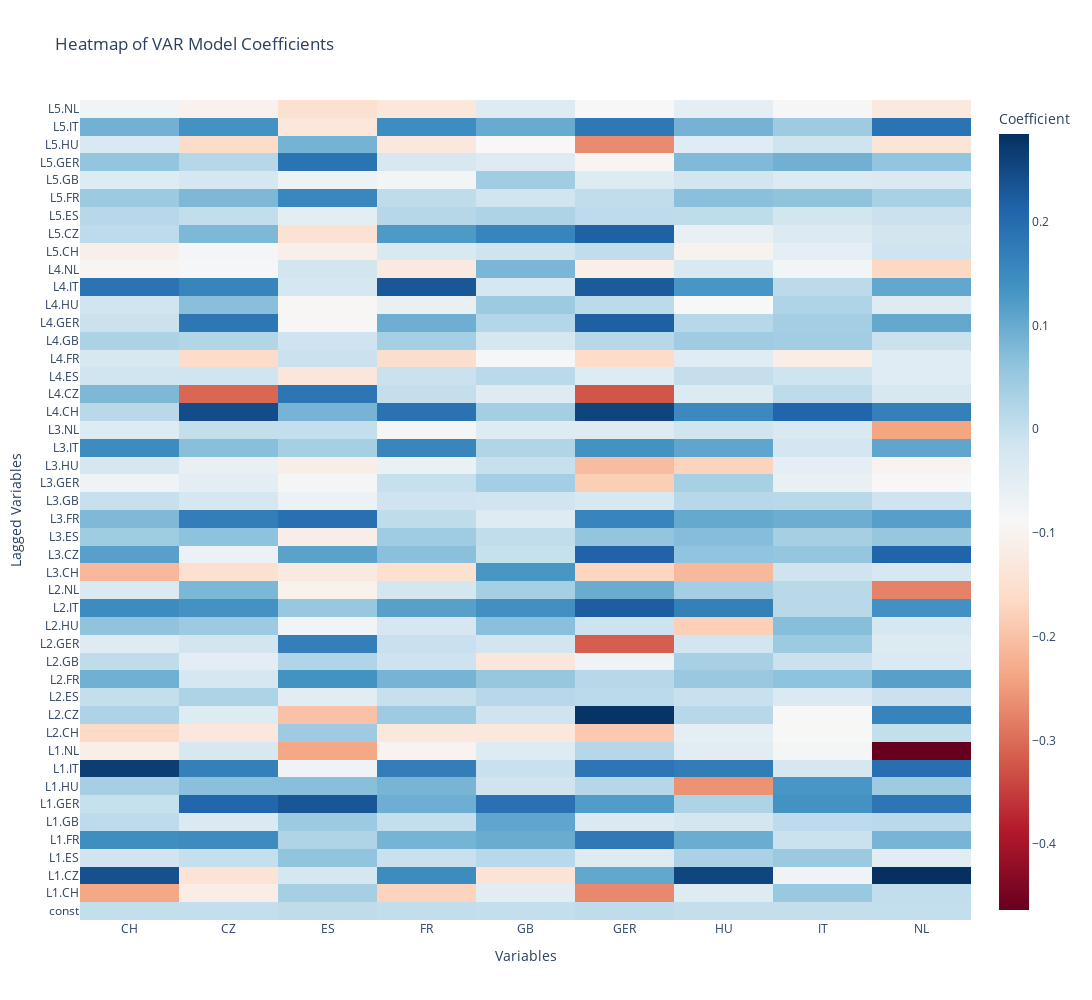

Write notebook code for a chart like this one.
### Code cell
# Assuming `one_day_lag_returns` is your DataFrame and `countries` is the list of countries
model = VAR(one_day_lag_returns[countries])
fitted_model = model.fit(5)  # Fit model with a lag order of 5

# Get the coefficients
coefficients = fitted_model.params

# Create the heatmap
fig = go.Figure(data=go.Heatmap(
    z=coefficients.values,
    x=coefficients.columns,
    y=coefficients.index,
    colorscale='RdBu',  # Use the same "coolwarm" equivalent colorscale
    colorbar=dict(title="Coefficient")
))

# Update layout for the heatmap
fig.update_layout(
    title="Heatmap of VAR Model Coefficients",
    xaxis_title="Variables",
    yaxis_title="Lagged Variables",
    width=1200,
    height=1000
)

# Show the heatmap
fig.show()

### Figure 1 — Plotly figure (JSON) as saved in the notebook; plotly's stock layout.template omitted (floating-point values rounded to 4 significant figures; data arrays with more than 128 entries replaced by an {"elided": "..."} marker saying what was removed)
{"data": [{"colorbar": {"title": {"text": "Coefficient"}}, "colorscale": [[0, "rgb(103,0,31)"], [0.1, "rgb(178,24,43)"], [0.2, "rgb(214,96,77)"], [0.3, "rgb(244,165,130)"], [0.4, "rgb(253,219,199)"], [0.5, "rgb(247,247,247)"], [0.6, "rgb(209,229,240)"], [0.7, "rgb(146,197,222)"], [0.8, "rgb(67,147,195)"], [0.9, "rgb(33,102,172)"], [1, "rgb(5,48,97)"]], "type": "heatmap", "x": ["CH", "CZ", "ES", "FR", "GB", "GER", "HU", "IT", "NL"], "y": ["const", "L1.CH", "L1.CZ", "L1.ES", "L1.FR", "L1.GB", "L1.GER", "L1.HU", "L1.IT", "L1.NL", "L2.CH", "L2.CZ", "L2.ES", "L2.FR", "L2.GB", "L2.GER", "L2.HU", "L2.IT", "L2.NL", "L3.CH", "L3.CZ", "L3.ES", "L3.FR", "L3.GB", "L3.GER", "L3.HU", "L3.IT", "L3.NL", "L4.CH", "L4.CZ", "L4.ES", "L4.FR", "L4.GB", "L4.GER", "L4.HU", "L4.IT", "L4.NL", "L5.CH", "L5.CZ", "L5.ES", "L5.FR", "L5.GB", "L5.GER", "L5.HU", "L5.IT", "L5.NL"], "z": {"elided": "46x9 float values"}}], "layout": {"height": 1000, "title": {"text": "Heatmap of VAR Model Coefficients"}, "width": 1200, "xaxis": {"autorange": true, "range": [-0.5, 8.5], "title": {"text": "Variables"}, "type": "category"}, "yaxis": {"autorange": true, "range": [-0.5, 45.5], "title": {"text": "Lagged Variables"}, "type": "category"}}}
